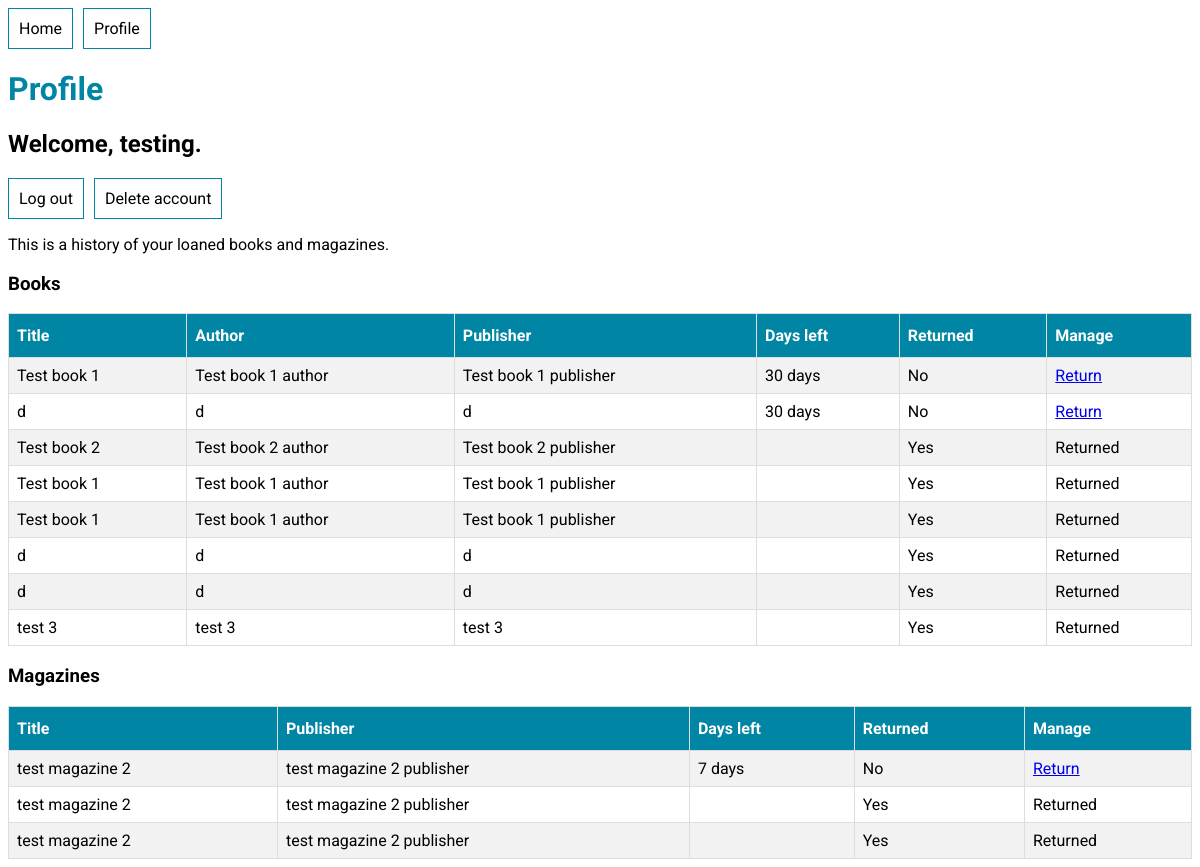
Before: /user/profile/ (signed in) with the older database file.
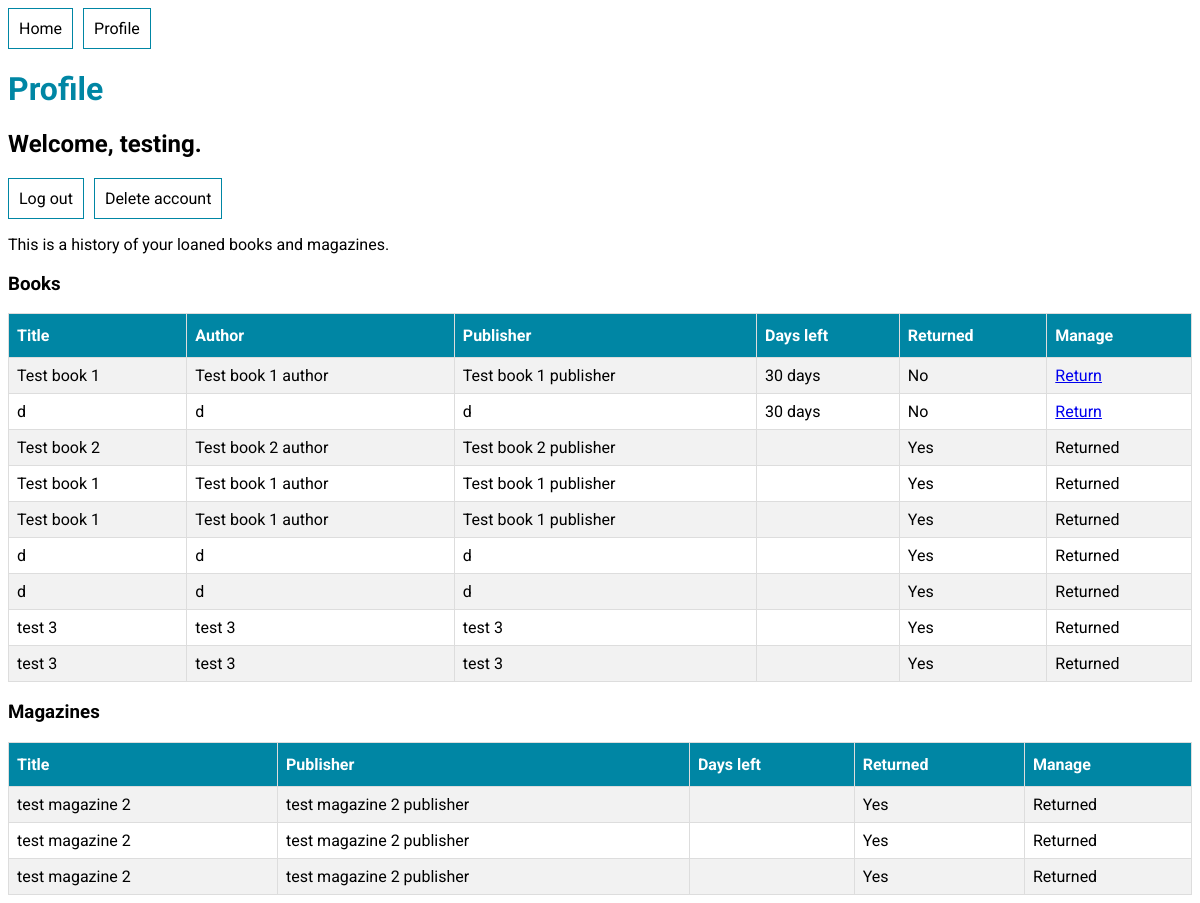
After: the same page with the newer database file.
### library_app/models.py (models this page shows, shortened)
class BookLoan(models.Model):
    user = models.ForeignKey(User, on_delete=models.CASCADE)
    book = models.ForeignKey(Book, on_delete=models.CASCADE)
    loaned_timestamp = models.DateTimeField(auto_now_add=True)
    returned_timestamp = models.DateTimeField(null=True)
    def daysLeft(self):
        date_to_return = self.loaned_timestamp + \
        timedelta(days=loan_days_limit['book'])
        days_left = (date_to_return - self.loaned_timestamp).days
        return days_left

class Book(models.Model):
    title = models.CharField(max_length=200)
    author = models.CharField(max_length=200)
    publisher = models.CharField(max_length=200)
    is_available = models.BooleanField(default=True)

class MagazineLoan(models.Model):
    user = models.ForeignKey(User, on_delete=models.CASCADE)
    magazine = models.ForeignKey(Magazine, on_delete=models.CASCADE)
    loaned_timestamp = models.DateTimeField(auto_now_add=True)
    returned_timestamp = models.DateTimeField(null=True)
    def daysLeft(self):
        date_to_return = self.loaned_timestamp + \
        timedelta(days=loan_days_limit['magazine'])
        days_left = (date_to_return - self.loaned_timestamp).days
        return days_left

class Magazine(models.Model):
    title = models.CharField(max_length=200)
    publisher = models.CharField(max_length=200)
    is_available = models.BooleanField(default=True)

### user_app/views.py (the view)
# urls.py: path("profile/", views.profile, name="profile"),
@login_required
def profile(request):
    user = request.user
    bookloans = BookLoan.objects.filter(user=user).order_by("returned_timestamp")
    magazineloans = MagazineLoan.objects.filter(user=user).order_by("returned_timestamp")
    context = {"bookloans": bookloans, "magazineloans": magazineloans, "user": user}
    return render(request, "user_app/profile.html", context)

### templates/user_app/profile.html (shortened to what this page needs)
{% extends "base.html" %}
{% block content %}
<h1>Profile</h1>
<div>
    <h2>Welcome, {{user.username}}.</h2>
    <ul>
        <li><a href="{% url 'user_app:logout' %}">Log out</a></li>
        <li><a href="{% url 'user_app:delete_account' %}">Delete account</a></li>
    </ul>
    <p>This is a history of your loaned books and magazines.</p>
    <div>
        <h3>Books</h3>
        {% if bookloans.count %}
        <table>
            <tr>
                <th>Title</th>
                <th>Author</th>
                <th>Publisher</th>
                <th>Days left</th>
                <th>Returned</th>
                <th>Manage</th>
            </tr>
            {% for bookloan in bookloans %}
            <tr>
                <td>{{bookloan.book.title}}</td>
                <td>{{bookloan.book.author}}</td>
                <td>{{bookloan.book.publisher}}</td>
                <td>{% if bookloan.returned_timestamp is not None %} {% else %} {{bookloan.daysLeft}} days {% endif %}</td>
                <td>{% if bookloan.returned_timestamp is not None %} Yes {% else %} No {% endif %}</td>
                <td>{% if bookloan.returned_timestamp is not None %} Returned {% else %}<a href="{% url "user_app:return_item" "book" bookloan.book.id%}">Return</a> {% endif %}</td>
            </tr>
            {% endfor %}
        </table>
        {% else %}
            <p>You currently have no loaned books.</p>
        {% endif %}
   <h3>Magazines</h3>
    {% if magazineloans.count %}
      <table>
        <tr>
          <th>Title</th>
          <th>Publisher</th>
          <th>Days left</th>
          <th>Returned</th>
          <th>Manage</th>
        </tr>
        {% for magazineloan in magazineloans %}
        <tr>
          <td>{{magazineloan.magazine.title}}</td>
          <td>{{magazineloan.magazine.publisher}}</td>
          <td>{% if magazineloan.returned_timestamp is not None %} {% else %} {{magazineloan.daysLeft}} days {% endif %}</td>
          <td>{% if magazineloan.returned_timestamp is not None %} Yes {% else %} No {% endif %}</td>
          <td>{% if magazineloan.returned_timestamp is not None %} Returned {% else %}<a href="{% url "user_app:return_item" "magazine" magazineloan.magazine.id%}">Return</a> {% endif %}</td>
        </tr>
        {% endfor %}
      </table>
    {% else %}
      <p>You currently have no loaned magazines.</p>
    {% endif %}
    </div>
</div>
{% endblock content %}

### templates/base.html (shortened to what this page needs)
<!DOCTYPE html>
<html lang="en">
<head>
    {% load static %}
    <link rel="stylesheet" href="{% static "global/style.css" %}">
</head>
<body>
    <header>
        <nav>
            <ul>
                {% if request.user.is_authenticated %}
                    <li><a href="{% url 'library_app:index' %}">Home</a></li>
                    <li><a href="{% url 'user_app:profile' %}">Profile</a></li>
                {% else %}
                    <li><a href="{% url 'user_app:login' %}">Login</a></li>
                {% endif %}
            </ul>
        </nav>
    </header>
    <main>
        {% block content %}{% endblock content %}
    </main>
</body>
</html>

### static/style.css (style rules this page uses)
* { font-family: "Roboto", helvetica, arial, sans-serif; }
h1 { color: rgb(0, 134, 164); }
ul { list-style-type: none; margin: 0; padding: 0; overflow: hidden; }
li { float: left; padding-right: 10px; }
li a { display: block; text-decoration: none; padding-right: 10px; color: black; border: 1px solid rgb(0, 134, 164); padding: 10px; }
table { border-collapse: collapse; width: 100%; }
td, th { border: 1px solid #ddd; padding: 8px; }
th { padding-top: 12px; padding-bottom: 12px; text-align: left; background-color: rgb(0, 134, 164); color: white; }
tr:nth-child(even) { background-color: #f2f2f2; }

Changed rows visible on the page:
added BookLoan: book "test 3", book.author "test 3", book.publisher "test 3", shows "Yes", shows "Returned"
changed MagazineLoan (number 3 of 3 on the later page): daysLeft "7" → (not shown); returned_timestamp "days No Return" → "Yes Returned"; moves down the list
